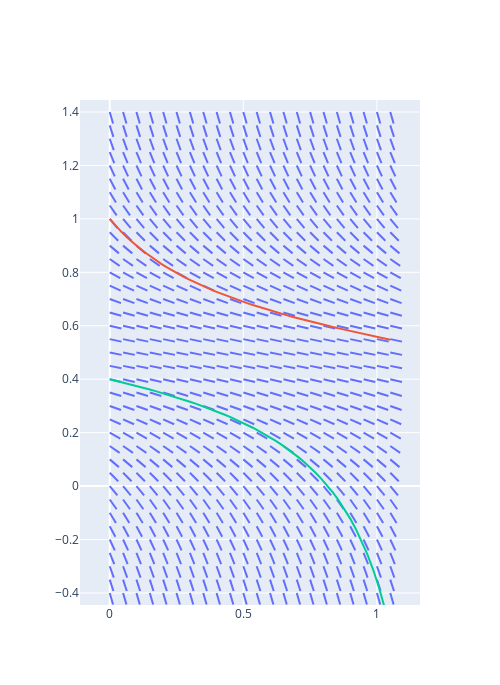

Write notebook code for a chart like this one.
### Markdown cell above
2. c. i. Assume that  𝐻=1.2. Plot the slope field and two or three solutions.

### Code cell
x, y = meshgrid(arange(0, 1.1, 0.05), arange(-0.4, 1.41, 0.05))
fig = create_slope_field(diff_eq, x, y, args=(1.2,), initial_values=(1, 0.4,))
fig.show()
